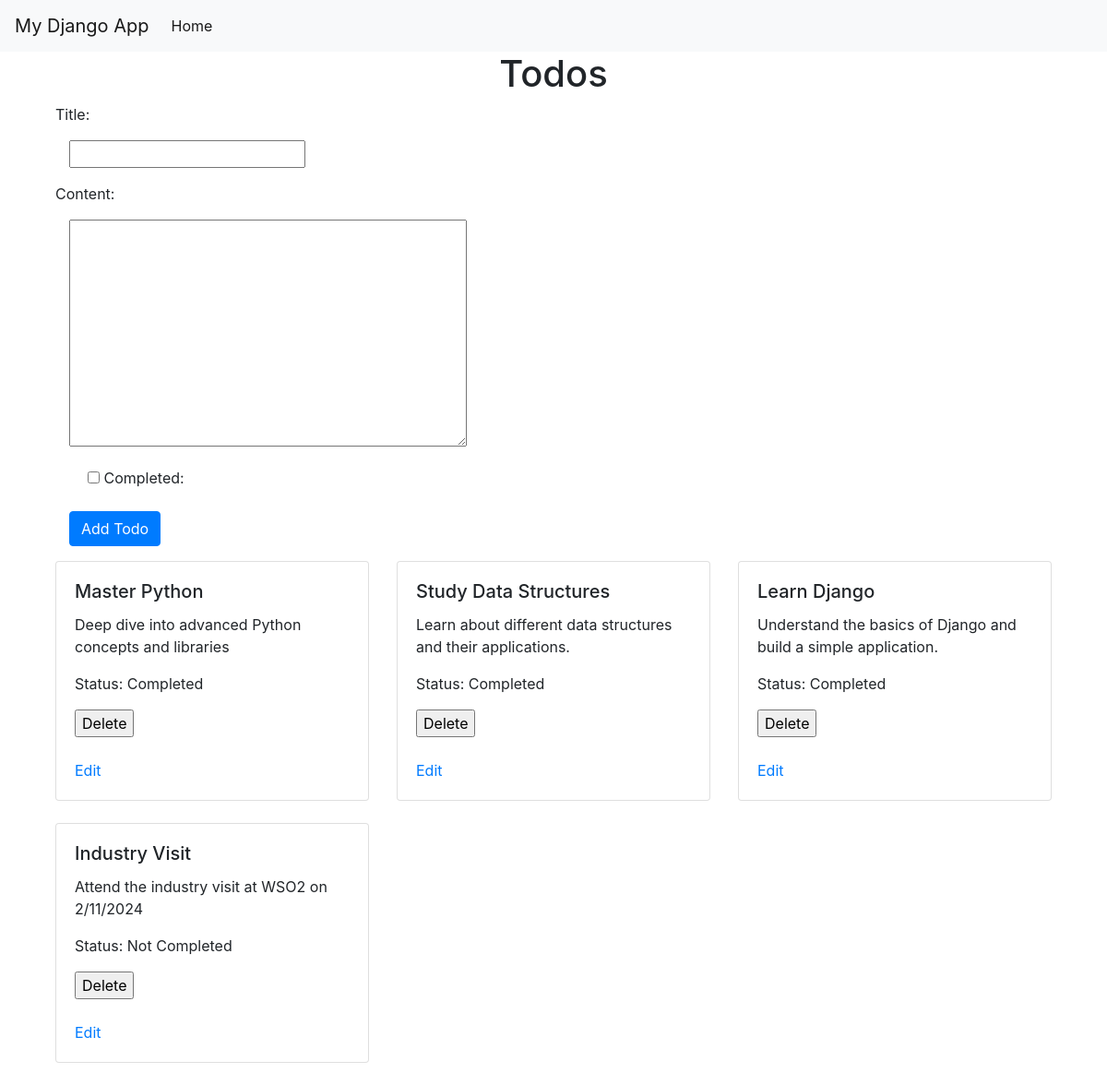
The page / on the database its author committed.
### myapp/models.py (models this page shows)
class TodoItem(models.Model):
    title = models.CharField(max_length=200)
    content = models.TextField(max_length=1000)
    completed = models.BooleanField(default=False)

### myapp/views.py (the view)
# urls.py: path('', views.todos, name='todos'),
def todos(request):
    if request.method == 'POST':
        form = TodoForm(request.POST)
        if form.is_valid():
            form.save()
    else:
        form = TodoForm()
    todos = TodoItem.objects.all()
    return render(request, 'todos.html', {'todos': todos, 'form': form})

### myapp/forms.py
class TodoForm(forms.ModelForm):
    class Meta:
        model = TodoItem
        fields = ['title', 'content', 'completed']

### myapp/templates/todos.html (shortened to what this page needs)
{% extends 'base.html' %}
{% block content %}
  <div class="col-md-12">
    <h1 class="text-center">Todos</h1>
    <form method="post" class="mb-3">
      <div class="form-group">
        <label>{{ form.title.label_tag }}</label>
        <div class="col-sm-10">
          {{ form.title }}
        </div>
      </div>
      <div class="form-group">
        <label>{{ form.content.label_tag }}</label>
        <div class="col-sm-10">
          {{ form.content }}
        </div>
      </div>
      <div class="form-group form-check">
        <div class="col-sm-10">
          {{ form.completed }} {{ form.completed.label_tag }}
        </div>
      </div>
      <div class="form-group">
        <div class="col-sm-10">
          <button type="submit" class="btn btn-primary">Add Todo</button>
        </div>
      </div>
    </form>
    <div class="row">
      {% for todo in todos %}
       <div class="col-md-4">
        <div class="card mb-4">
          <div class="card-body">
            <h5 class="card-title">{{ todo.title }}</h5>
            <p class="card-text">{{ todo.content }}</p>
            <p>Status: {% if todo.completed %}Completed{% else %}Not Completed{% endif %}</p>
            <form method="post" action="{% url 'delete_todo' todo.id %}">
              <input type="submit" value="Delete">
            </form>
          <br>
            <a href="{% url 'edit_todo' todo.id %}">Edit</a>
          </div>
        </div>
      </div>
      {% endfor %}
    </div>
  </div>
{% endblock %}

### myapp/templates/base.html (shortened to what this page needs)
<!DOCTYPE html>
<html lang="en">
  <head>
    <link rel="stylesheet" href="https://stackpath.bootstrapcdn.com/bootstrap/4.3.1/css/bootstrap.min.css"  rel="stylesheet" />
  </head>
  <body>
    <nav class="navbar navbar-expand-lg navbar-light bg-light">
      <a class="navbar-brand" href="#">My Django App</a>
      <div class="collapse navbar-collapse" id="navbarNav">
        <ul class="navbar-nav">
          <li class="nav-item active">
            <a class="nav-link" href="/">Home</a>
          </li>
        </ul>
      </div>
    </nav>
    <div class="container">{% block content %} {% endblock %}</div>
  </body>
</html>

### rows shown on the page
TodoItem: title "Master Python", content "Deep dive into advanced Python concepts and libraries", completed "Completed"
TodoItem: title "Study Data Structures", content "Learn about different data structures and their applications.", completed "Completed"
TodoItem: title "Learn Django", content "Understand the basics of Django and build a simple application.", completed "Completed"
TodoItem: title "Industry Visit", content "Attend the industry visit at WSO2 on 2/11/2024", completed "Not Completed"
